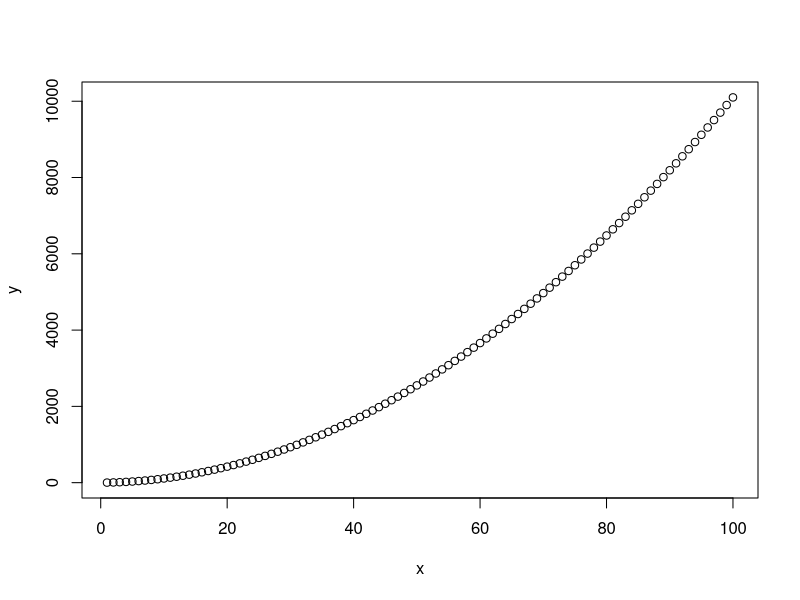
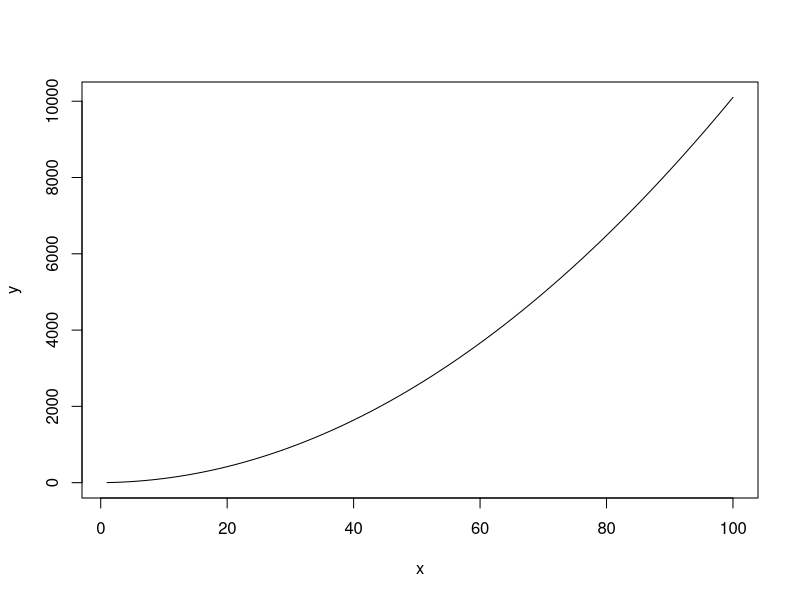
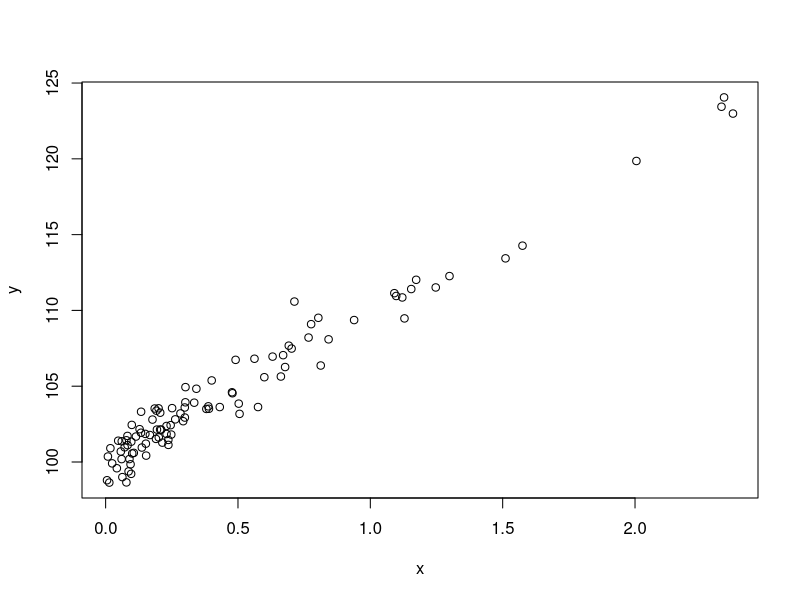
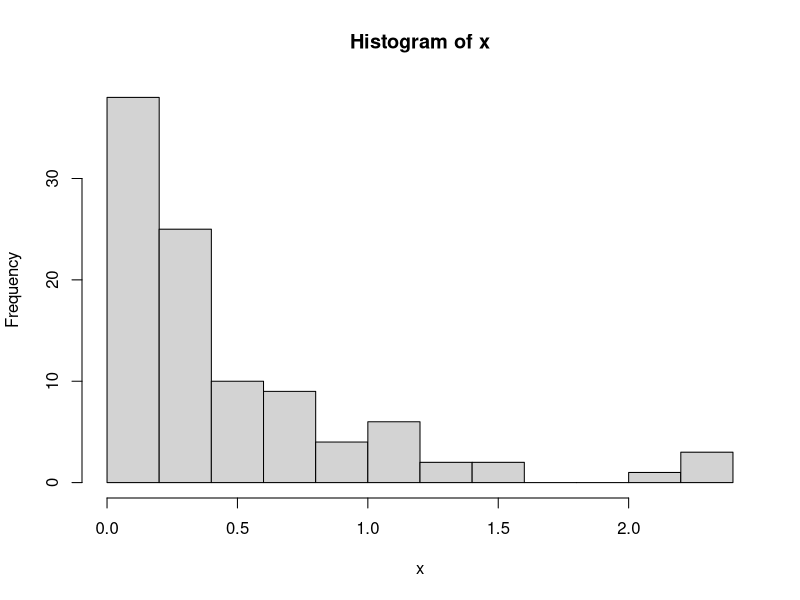
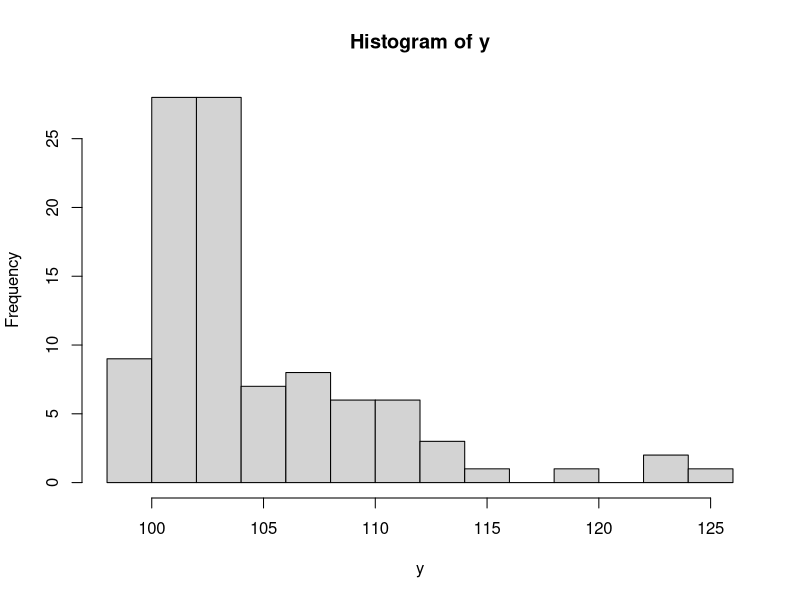

The R script that drew these images, in order:
2+3

4*5/2

7^2

sqrt(2)

exp(1)

pi

xx <- 7*2/pi

xx

xx^2

xx = 7*2/pi

x = c(7,3,8,12)

x^2

seq(from =1, to = 5)

1:5

seq(from = 2, to = 1, length.out = 5)

x

x[1]

x[2:4]

x[c(1,3,4)]

x[-c(1,3)]

sum(x)

length(x)

mean(x)

var(x)

sd(x)

sum(x[2:4])

length(x[2:4])

xmean <- mean(x)

xmean

rm(list=ls())

getwd()

myfavoritefunction <- function(x){
  output=x+x^2
  return(output)
}

x1= c(-1,0,1,2)

myfavoritefunction(x1)

y1 = myfavoritefunction(x1)
y1

x = 1:100
y <- myfavoritefunction(x)

plot(x,y,type = 'p')

plot(x,y,type='l')

set.seed(08212019)

n = 3

x1 = rexp(n,rate=2)
x1

x2 = rexp(n,rate=2)
x2

set.seed(08212019)
x3 = rexp(n,rate=2)
x3

set.seed(08212019)
n = 100
x = rexp(n,rate=2)

y = 100+10*x+rnorm(n,mean=0,sd=1)

plot(x,y,type = 'p')

hist(x,breaks = 10)

hist(y,breaks= 10)